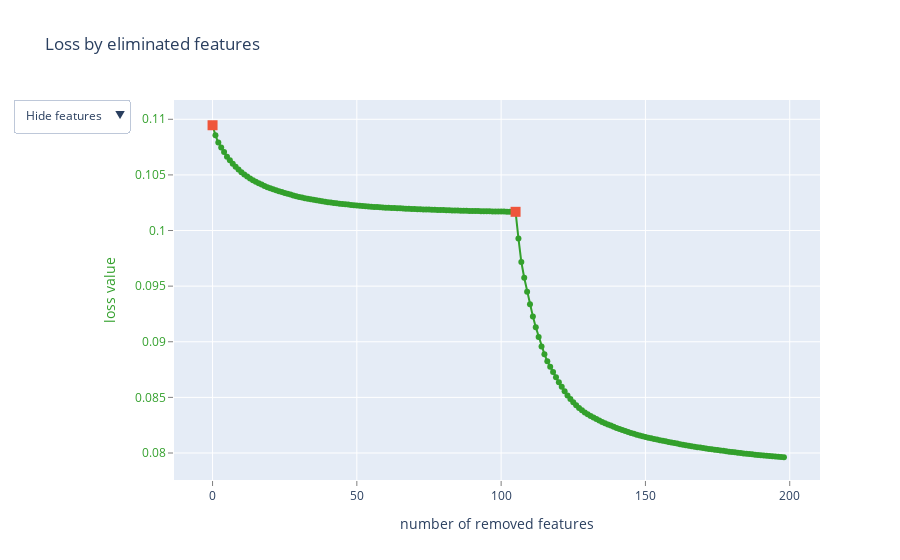

The code cell stored with this chart in its notebook:
### Markdown cell above
### Отбор фичей с помощью shap catboost на одной валидации

### Code cell
_train_df = train_df.loc[train_df['report_date'].isin(['2022-08-01', '2022-07-01', '2022-06-01', '2022-05-01', '2022-04-01'])]
ones = _train_df.loc[_train_df['target']==1]
zeros = _train_df.loc[_train_df['target']==0].sample(ones.shape[0]*6,random_state=0)
_train_df = pd.concat([ones,zeros])

_test_df = train_df.loc[train_df['report_date'].isin(['2022-09-01', '2022-10-01', '2022-11-01'])]

pool_train = Pool(
    _train_df.drop(['report_date', 'target'], axis=1),
    label=_train_df['target'],
    cat_features = list(
        _train_df
        .drop(['report_date', 'target'], axis=1)
        .select_dtypes('object').columns
    )
)

pool_val = Pool(
    _test_df.drop(['report_date', 'target'], axis=1),
    label=_test_df['target'],
    cat_features = list(
        _train_df
        .drop(['report_date', 'target'], axis=1)
        .select_dtypes('object').columns
    )
)

model = fit_catboost_select(pool_train,pool_val)

feature_selection = model.select_features(
    pool_train,
    eval_set=pool_val,
    features_for_select=list(_train_df.drop(['report_date', 'target', 'col2663'],axis=1).columns),
    num_features_to_select=700,
    steps=2,
    algorithm=EFeaturesSelectionAlgorithm.RecursiveByShapValues,
    shap_calc_type=EShapCalcType.Regular,
    train_final_model=False,
    plot=True,
    verbose=0
)

good_features = feature_selection['selected_features_names']
print('col2663' in (good_features))

### Figure 1 — Plotly figure (JSON) as saved in the notebook; plotly's stock layout.template omitted (floating-point values rounded to 4 significant figures; data arrays with more than 128 entries replaced by an {"elided": "..."} marker saying what was removed)
{"data": [{"line": {"color": "rgb(51,160,44)"}, "mode": "lines+markers", "name": "", "text": {"elided": "199 str values"}, "type": "scatter", "x": {"elided": "199 int values"}, "y": {"elided": "199 float values"}}, {"marker": {"size": 10, "symbol": "square"}, "mode": "markers", "name": "", "text": ["", "col540"], "type": "scatter", "x": [0, 105], "y": [0.1095, 0.1017]}, {"mode": "text", "name": "", "text": {"elided": "199 str values"}, "textfont": {"color": "rgb(51,160,44)", "family": "sans serif", "size": 18}, "textposition": "bottom center", "type": "scatter", "visible": false, "x": {"elided": "199 int values"}, "y": {"elided": "199 float values"}}, {"mode": "text", "name": "", "text": {"elided": "199 str values"}, "textfont": {"color": "rgb(51,160,44)", "family": "sans serif", "size": 18}, "textposition": "bottom center", "type": "scatter", "visible": false, "x": {"elided": "199 int values"}, "y": {"elided": "199 float values"}}], "layout": {"autosize": true, "showlegend": false, "title": {"text": "Loss by eliminated features"}, "updatemenus": [{"active": 0, "buttons": [{"args": [{"visible": [true, true, false, false]}], "label": "Hide features", "method": "update"}, {"args": [{"visible": [true, true, true, false]}], "label": "Show indices", "method": "update"}, {"args": [{"visible": [true, true, false, true]}], "label": "Show names", "method": "update"}], "pad": {"r": 10, "t": 10}, "showactive": true, "x": -0.25, "xanchor": "left", "y": 1.03, "yanchor": "top"}], "xaxis": {"autorange": true, "gridcolor": "rgb(255,255,255)", "range": [-12.91, 210.2], "showgrid": true, "showline": false, "showticklabels": true, "tickcolor": "rgb(127,127,127)", "ticks": "outside", "title": {"text": "number of removed features"}, "type": "linear", "zeroline": false}, "yaxis": {"autorange": true, "gridcolor": "rgb(255,255,255)", "range": [0.07711, 0.1125], "showgrid": true, "showline": false, "showticklabels": true, "tickcolor": "rgb(127,127,127)", "tickfont": {"color": "rgb(51,160,44)"}, "ticks": "outside", "title": {"font": {"color": "rgb(51,160,44)"}, "text": "loss value"}, "type": "linear", "zeroline": false}}}
